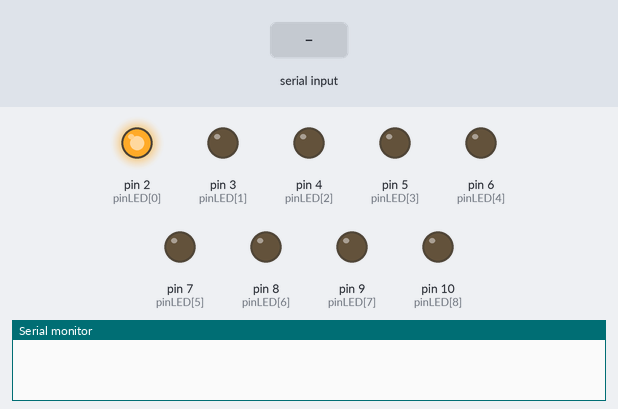
This sketch was run on a simulated Arduino Uno, built with avr-gcc and run on an emulated ATmega328P. Shown: output pins drawn as LEDs (lit = HIGH), the last lines printed to the serial monitor. Inputs (shaded band) come from the test bench.

Above: at 0.1 s.
At 2.1 s:
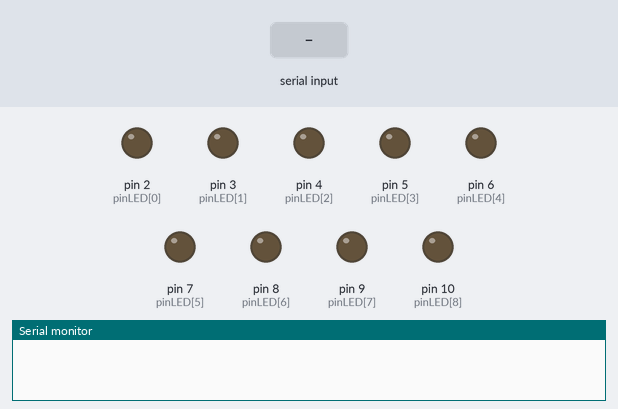
2.2 s: "90,45\n" received over Serial
At 3.6 s:
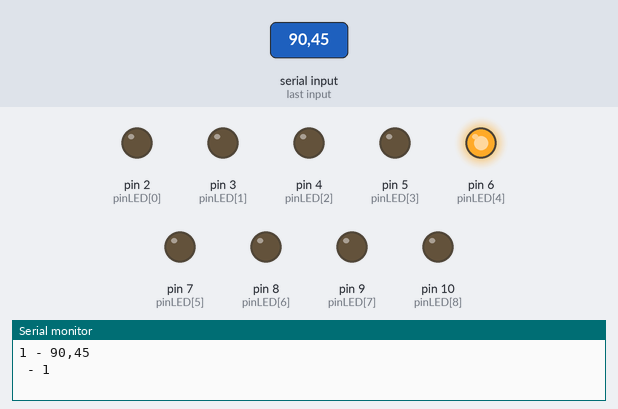
4.7 s: "1,90,45\n" received over Serial
Timing chart, 0 to 7.7 s (numbered marks = the images above; inputs shaded):
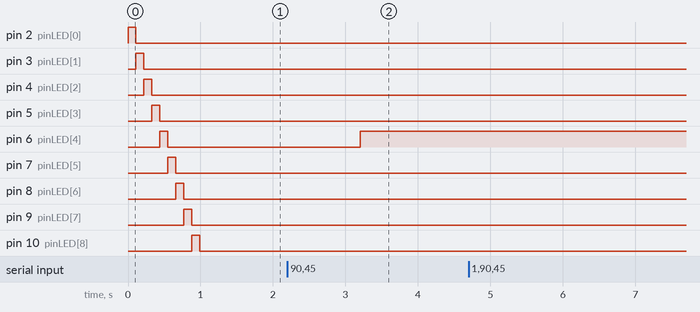

Measured:
- after the input at 2.2 s, pin 6 (pinLED[4]): LOW → HIGH after 1.0 s

The sketch:

BlueLed.ino
```cpp
int pinLED[] = {2,3,4,5,6,7,8,9,10};
int values[] = {1,2,4,8,16,32,64,128,256};

String data;
char dataArray[50];
int value, value2;

void setup() {
  Serial.begin(9600);

  for(int i = 0; i < 9; i++){
    pinMode(pinLED[i], OUTPUT);
    digitalWrite(pinLED[i], HIGH);
    delay(110);
    digitalWrite(pinLED[i], LOW);
  }
}

void loop(){
  if(Serial.available() > 0)  // Si la conexión serial esta disponible activaremos o no el LED
  {
    char buffer[60]=" ";

    data = Serial.readString();      //Leemos los datos

    value = data.substring(1).toInt();
    value2 = data.substring(0,1).toInt();


    if(value2 > 0){
      digitalWrite(pinLED[4], HIGH);
    }else{
      digitalWrite(pinLED[4], LOW);
    }

    for(int i = 0; i < 9; i++){
      check(value, i, values[i]);
    }

    // Lineas de impresión de datos en la consola
    Serial.print("1 - "+data+" - "+(value2 > 0));
    Serial.print("\n");
    Serial.flush();
  }
}

void check(int value, int i, int expected){
  if(i != 4){
    if(value & expected){
    digitalWrite(pinLED[i], HIGH);
  }else{
    digitalWrite(pinLED[i], LOW);
  }
  }
}
```
